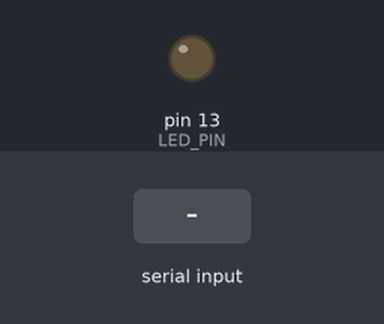
This sketch was run on a simulated Arduino Uno, built with avr-gcc and run on an emulated ATmega328P. On the bench: output pins drawn as LEDs (lit = HIGH). The test bench sets the inputs (shaded band).

Above: at 1.2 s.
1.3 s: "90,45\n" received over Serial
At 2.5 s:
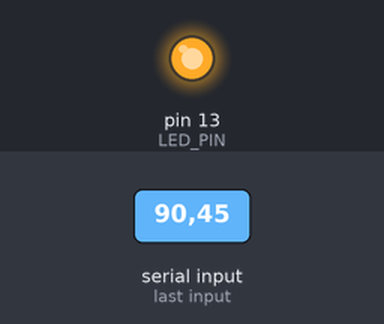
2.8 s: "0\n" received over Serial
At 3.9 s:
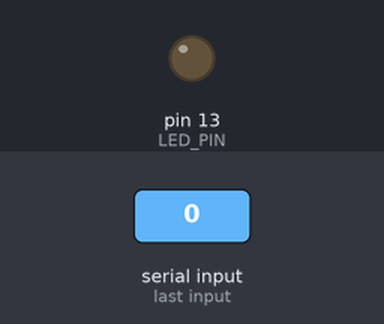
4.3 s: "30,150\n" received over Serial
At 5.0 s:
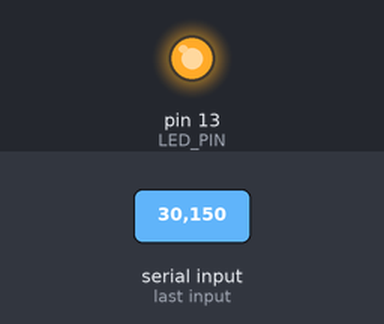
Timing chart, 0 to 7.3 s (numbered marks = the images above; inputs shaded):
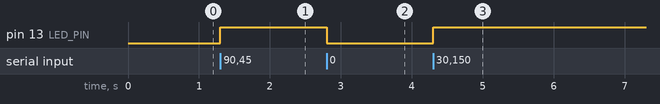

Measured:
- after the input at 1.3 s, pin 13 (LED_PIN): LOW → HIGH at once
- after the input at 2.8 s, pin 13 (LED_PIN): HIGH → LOW at once
- after the input at 4.3 s, pin 13 (LED_PIN): LOW → HIGH at once

The sketch:

Arduino_serial_receiver_LED.ino
```cpp
#define LED_PIN 13

void setup() {
  pinMode(LED_PIN, OUTPUT);
  digitalWrite(LED_PIN, LOW);
  Serial.begin(115200);
  Serial.setTimeout(1);
}

void loop() {
  if (Serial.available())
  {
    int controlInputInt = Serial.readString().toInt();
    if (controlInputInt == 0)
    {
      digitalWrite(LED_PIN, LOW);
    }
    else
    {
      digitalWrite(LED_PIN, HIGH);
    }
  }
  delay(0.1);
}
```
